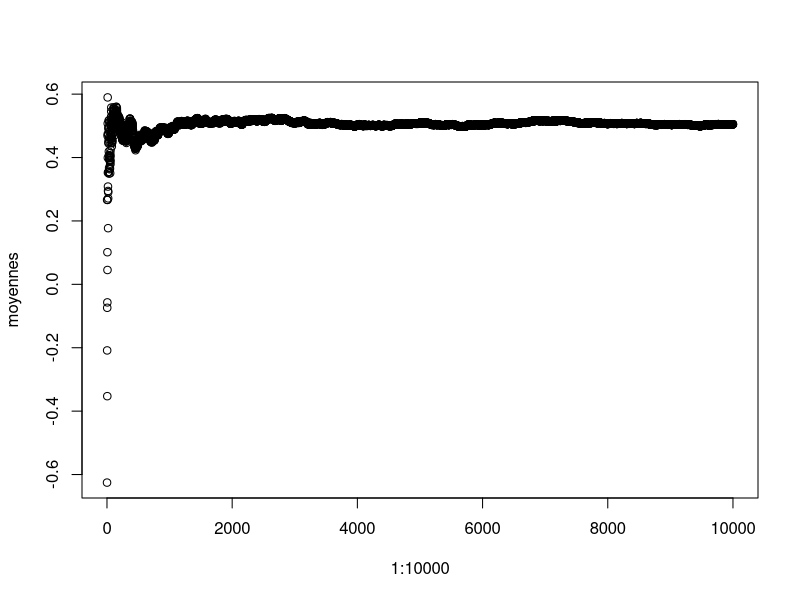

This chart was generated by the following R code:
uniforme=runif(10000,-2,3)
moyennes=rep(0,10000)
for (i in 1:10000) {
	moyennes[i]=mean(uniforme[1:i])
}

plot(1:10000,moyennes)
